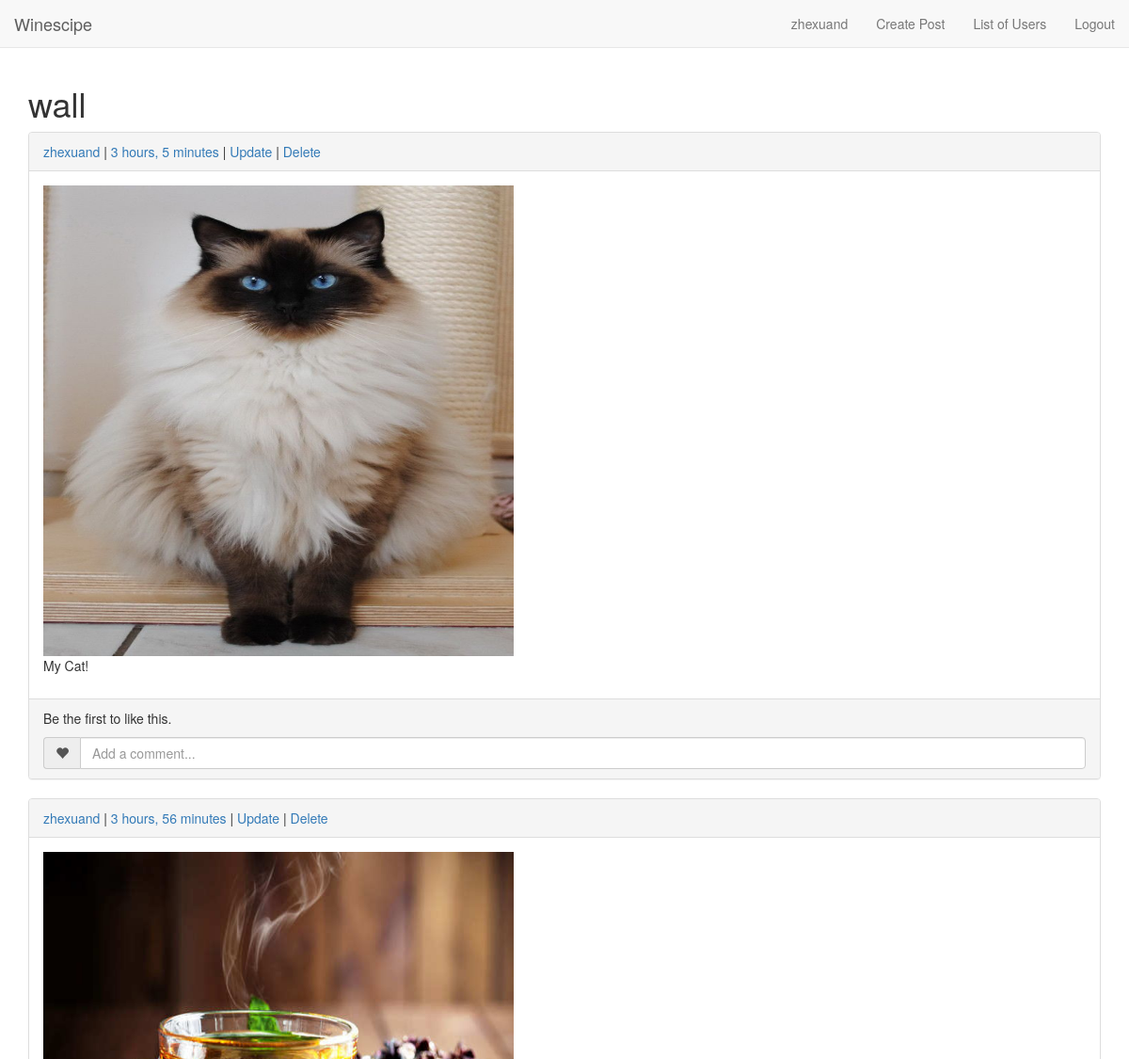
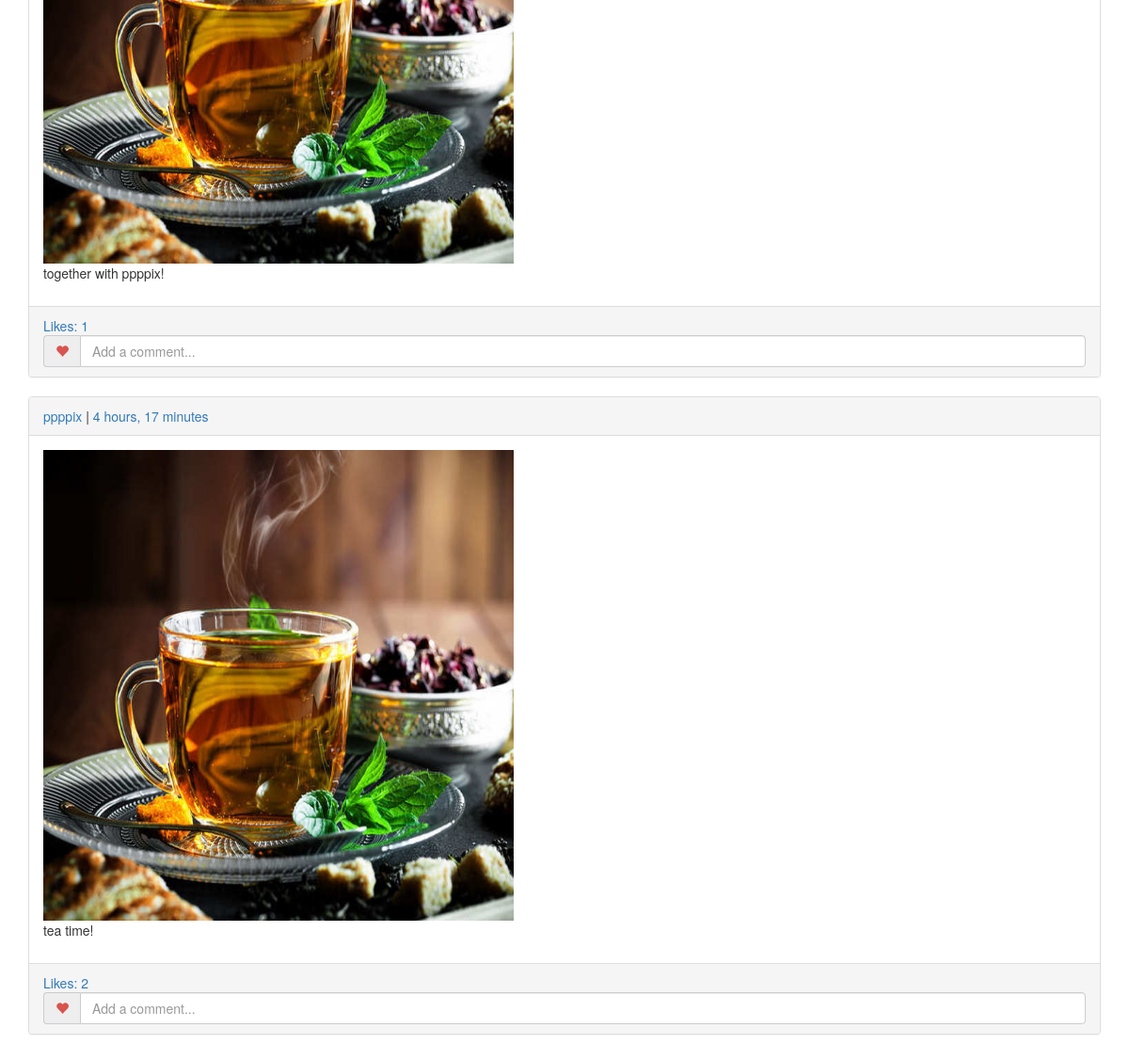
/ (signed in), run on an earlier commit of the app's database (2 pictures, top to bottom).
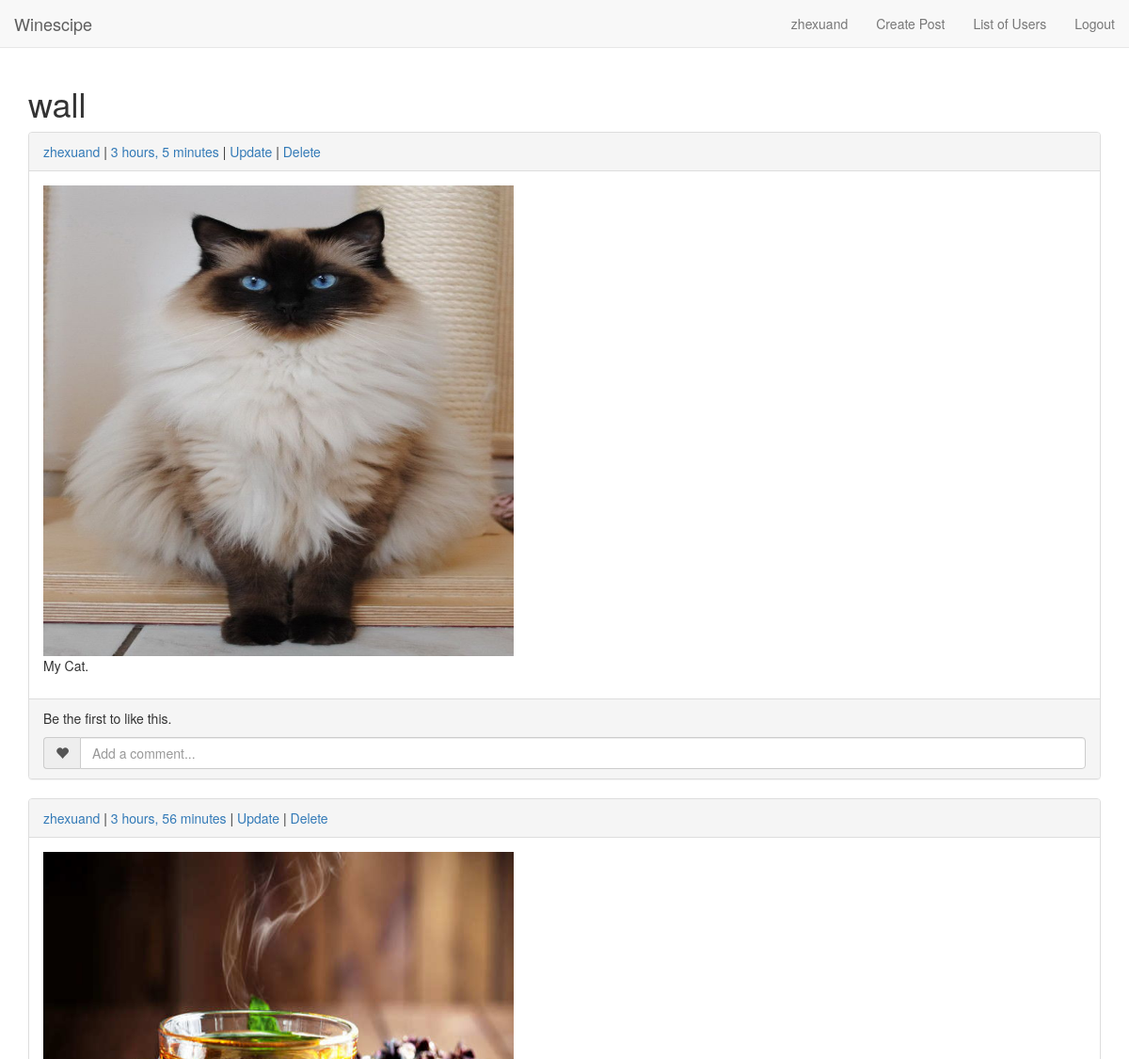
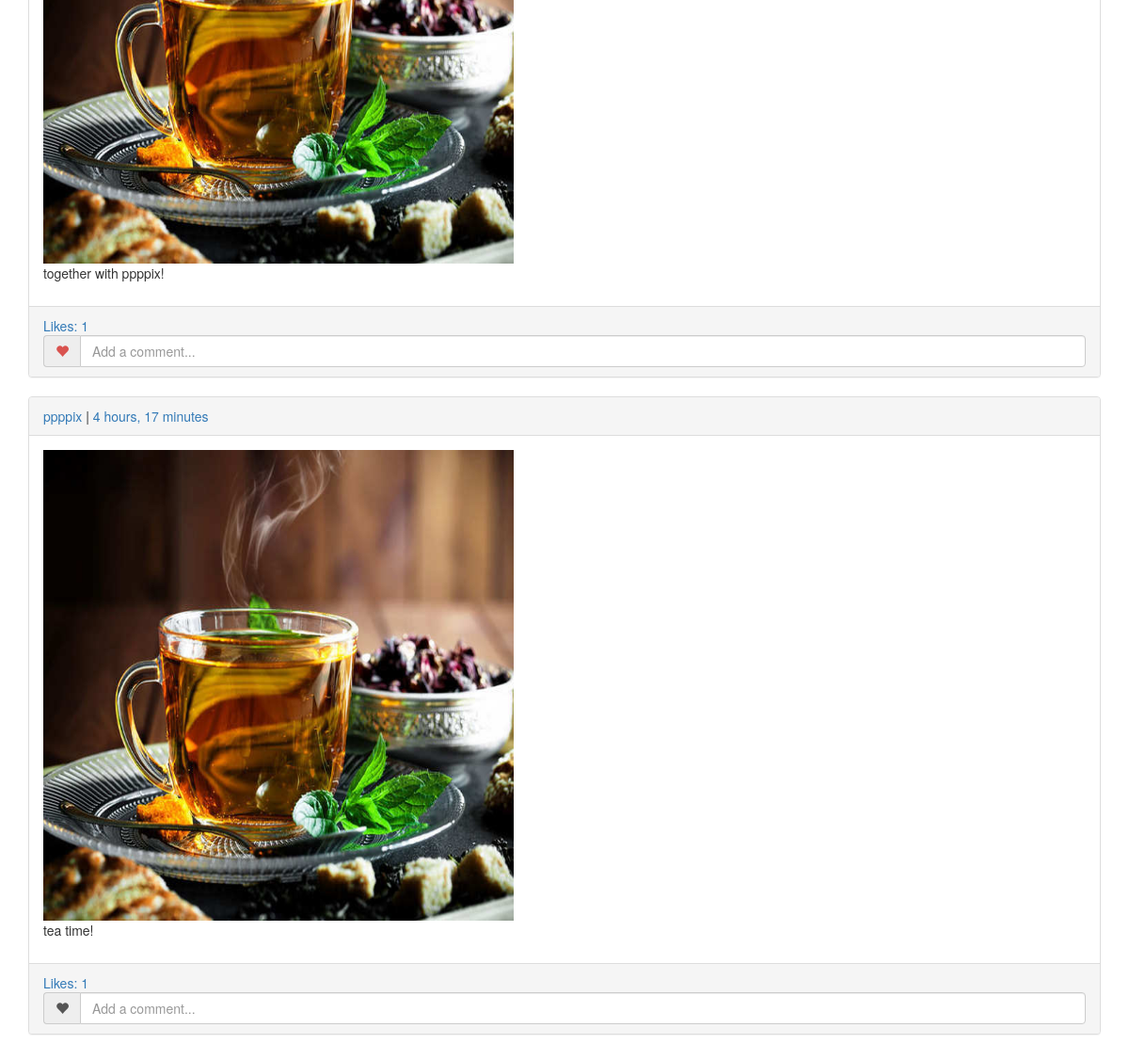
And on a later commit of the database (2 pictures, top to bottom).
### accounts/models.py (models this page shows, shortened)
@python_2_unicode_compatible
class User(AbstractBaseUser):
    email = models.EmailField(
        verbose_name='email address',
        max_length=255,
        unique=True,
    )
    username = models.CharField(
        verbose_name='username',
        max_length=30,
        unique=True,
    )
    name = models.CharField(max_length=30, blank=True)
    is_active = models.BooleanField(default=True)
    is_admin = models.BooleanField(default=False)
    objects = UserManager()
    USERNAME_FIELD = 'username'
    REQUIRED_FIELDS = ['email']
    def __str__(self):
        return self.username
    def get_absolute_url(self):
        return reverse('accounts:profile', kwargs={'username': self.username})

### posts/models.py (models this page shows, shortened)
@python_2_unicode_compatible
class Post(models.Model):
    author = models.ForeignKey(User, related_name='post')
    slug = models.SlugField(unique=True, max_length=10, default=generate_id)
    photo = models.FileField(upload_to='posts_photo')
    caption = models.CharField(max_length=50, blank=True)
    date_created = models.DateTimeField(auto_now_add=True)
    date_updated = models.DateTimeField(auto_now=True)
    class Meta:
        verbose_name_plural = 'Posts'
        ordering = ['-date_created', ]

### instagram/views.py (the view)
# urls.py: url(r'^$', HomePageView.as_view(), name='home'),
class HomePageView(generic.ListView):
    model = Post
    template_name = 'home.html'
    context_object_name = 'posts'
    def get_queryset(self):
        return get_posts(self.request.user, wall=True)

### posts/helpers.py (called while the page is built)
def get_posts(user=None, wall=False):
    if not user:
        return None
    if isinstance(user, str):
        user = User.objects.get(username=user)
    if not user.is_authenticated():
        return None
    users = [user, ]
    if wall:
        users += Connection.objects \
                           .filter(follower__username=user) \
                           .values_list('following', flat=True)
    posts = Post.objects \
                .select_related('author') \
                .prefetch_related(
                    Prefetch(
                        'liked_post',
                        queryset=Like.objects.select_related('user'),
                        to_attr='liker'
                    )) \
                .filter(author__in=users) \
                .order_by('-date_created')
    for post in posts:
        post.liker = [liker.user for liker in post.liker]
    return posts

### templates/home.html
{% extends 'base.html' %}
{% block content %}
    {% if user.is_authenticated %}
        <h1>wall</h1>
        {% for post in posts  %}
            {% include 'posts/post.html' %}
        {% endfor %}
    {% else %}
        <p>Welcome, new user. Please log in.</p>
    {% endif %}
{% endblock %}

### templates/base.html (shortened to what this page needs)
{% load staticfiles %}
<!DOCTYPE html>
<html lang="en">
<head>
    <link rel="stylesheet" href="{% static 'css/bootstrap.min.css' %}">
</head>
<body>
    <nav class="navbar navbar-default navbar-fixed-top">
        <div class="container-fluid">
            <div class="navbar-header">
                <a class="navbar-brand" href="{% url 'home' %}">Winescipe</a>
            </div>
            <div class="collapse navbar-collapse" id="bs-example-navbar-collapse-1">
                <ul class="nav navbar-nav navbar-right">
                    {% if user.is_authenticated %}
                        <li><a href="{{ user.get_absolute_url }}">{{ user.username }}</a></li>
                        <li><a href="{% url 'posts:create' %}">Create Post</a></li>
                        <li><a href="{% url 'accounts:user_list' %}">List of Users</a></li>
                        <li><a href="{% url 'accounts:logout' %}">Logout</a></li>
                    {% else %}
                        <li><a href="{% url 'accounts:login' %}">Login</a></li>
                        <li><a href="{% url 'accounts:signup' %}">Signup</a></li>
                    {% endif %}
                </ul>
            </div>
        </div>
    </nav>
    <div class="container">
        {% block content %}{% endblock content %}
    </div>
</body>
</html>

### posts/templates/posts/post.html (shortened to what this page needs)
<div id="{{ post.slug }}" class="panel panel-default">
    <div class="panel-heading">
        <a href="{{ post.author.get_absolute_url }}">{{ post.author }}</a> |
        <a href="{% url 'posts:view' post.slug %}">{{ post.date_created|timesince }}</a>
        {% if user ==  post.author %}
            | <a href="{% url 'posts:update' post.slug %}">Update</a> |
            <a href="{% url 'posts:delete' post.slug %}">Delete</a>
        {% endif %}
    </div>
    <div class="panel-body">
        <img src="{{ post.photo.url }}" alt="{{ post.caption }}" width="500px" height="500px" />
        <p>{{ post.caption }}</p>
    </div>
    <div class="panel-footer">
        {% if post.liker|length %}
            <a href="#" data-toggle="modal" data-target="#{{ post.slug }}_likers_modal">Likes: {{ post.liker|length }}</a>
        {% else %}
            <p>Be the first to like this.</p>
        {% endif %}
        <div class="input-group">
            {% if user in post.liker %}
                <a href="{% url 'posts:unlike' post.slug %}" class="input-group-addon btn btn-default red"><span class="glyphicon glyphicon-heart" id="comment"></span></a>
            {% else %}
                <a href="{% url 'posts:like' post.slug %}" class="input-group-addon btn btn-default"><span class="glyphicon glyphicon-heart" id="comment"></span></a>
            {% endif %}
        <input type="text" class="form-control" placeholder="Add a comment..." aria-describedby="comment">
        </div>
    </div>
</div>

### templates/base.html (style rules this page uses)
body { padding-bottom: 20px; padding-top: 70px; }
.red, .red:hover, .red:visited, .red:active, .red:focus, .red:link { color: #d9534f; }

What changed in the data, as far as the page shows it:
changed Post: caption "My Cat!" → "My Cat."
computed for Post "4 hours, 17 minutes": liker|length "2" → "1"
